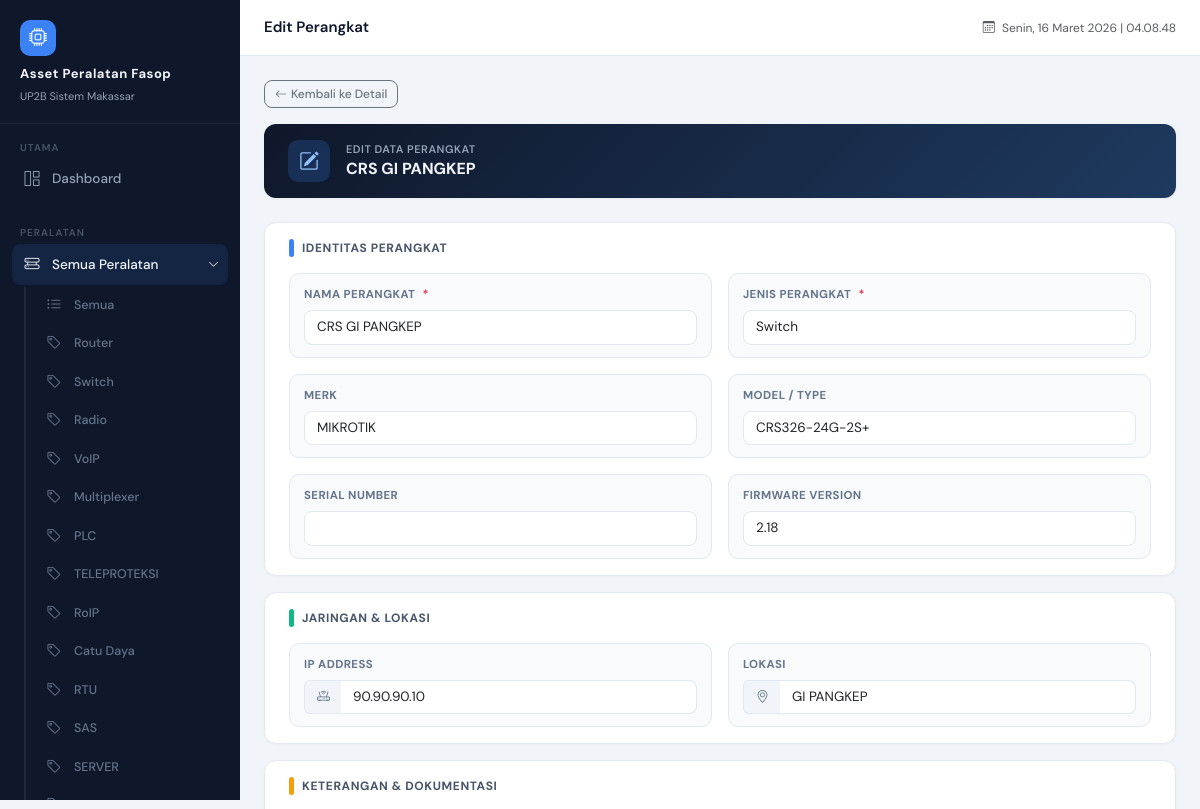
/edit/33/ (signed in, upper part), run on an earlier commit of the app's database.
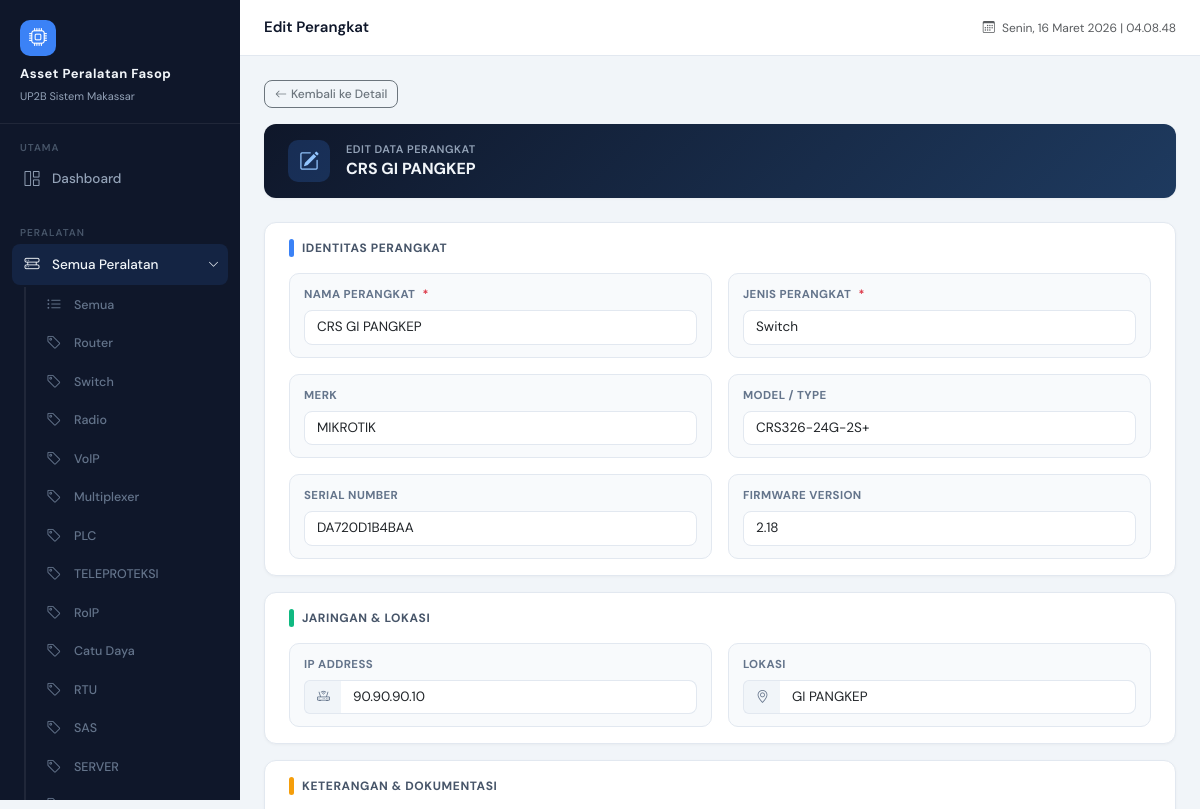
And on a later commit of the database.
### devices/models.py (models this page shows, shortened)
class Device(models.Model):
    nama = models.CharField(max_length=100)
    jenis = models.ForeignKey(
        DeviceType,
        on_delete=models.SET_NULL,
        null=True,
        blank=True
    )
    merk = models.CharField(max_length=100)
    type = models.CharField(max_length=100, blank=True, null=True)
    serial_number = models.CharField(max_length=100, blank=True, null=True)
    firmware_version = models.CharField(max_length=100, blank=True, null=True)
    ip_address = models.GenericIPAddressField(blank=True, null=True)
    lokasi = models.CharField(max_length=150)
    keterangan = models.TextField(blank=True, null=True)
    foto = models.ImageField(upload_to='device_photos/', blank=True, null=True)
    foto2 = models.ImageField(upload_to='device_photos/', blank=True, null=True, verbose_name='Foto 2')
    created_at = models.DateTimeField(auto_now_add=True)
    created_by = models.ForeignKey(
        User,
        on_delete=models.SET_NULL,
        null=True,
        blank=True,
        related_name='created_devices',
        verbose_name='Ditambahkan oleh'
    )
    deleted_by = models.ForeignKey(
        User,
        on_delete=models.SET_NULL,
        null=True,
        blank=True,
        related_name='deleted_devices'
    )
    is_deleted = models.BooleanField(default=False)
    spesifikasi = models.JSONField(blank=True, null=True, default=dict)  # ← tambahan

### devices/views.py (the view)
# urls.py: path('edit/<int:pk>/', views.device_update, name='device_edit'),
@login_required
def device_update(request, pk):
    device = get_object_or_404(Device, pk=pk)
    if request.method == 'POST':
        form = DeviceForm(request.POST, request.FILES, instance=device)
        if form.is_valid():
            dev = form.save(commit=False)
            spesifikasi_raw = request.POST.get('spesifikasi_json', '{}')
            try:
                dev.spesifikasi = json.loads(spesifikasi_raw)
            except (json.JSONDecodeError, ValueError):
                dev.spesifikasi = {}
            dev.save()
            return redirect('device_view', pk=device.pk)
    else:
        form = DeviceForm(instance=device)
    return render(request, 'devices/device_form.html', {
        'form': form,
        'is_edit': True,
        'device': device,
        'device_schema_json': json.dumps(DEVICE_SCHEMA),
        'existing_spesifikasi': json.dumps(device.spesifikasi or {}),
    })

### devices/forms.py (shortened to what this page needs)
class DeviceForm(forms.ModelForm):
    ip_address = forms.CharField(
        required=False,
        widget=forms.TextInput(attrs={'class': 'form-control', 'placeholder': 'Kosongkan jika tidak ada'}),
        label='IP Address',
    )
    class Meta:
        model = Device
        fields = '__all__'
        exclude = ['is_deleted', 'deleted_by']
    def __init__(self, *args, **kwargs):
        super().__init__(*args, **kwargs)
        for field in self.fields.values():
            field.widget.attrs.update({
                'class': 'form-control'
            })
            self.fields['foto'].widget.attrs.update({'class': 'form-control'})
            self.fields['foto2'].widget.attrs.update({'class': 'form-control'})

### devices/context_processors.py (called while the page is built)
def device_types(request):
    all_types = list(DeviceType.objects.all())
    def sort_key(dt):
        name_lower = dt.name.strip().lower()
        for i, ordered_name in enumerate(DEVICE_TYPE_ORDER):
            if ordered_name.lower() == name_lower:
                return i
        return len(DEVICE_TYPE_ORDER)  # yang tidak ada di list, taruh di bawah
    all_types.sort(key=sort_key)
    return {
        'navbar_device_types': all_types
    }

### devices/templates/devices/device_form.html (shortened to what the changed rows need)
{% extends 'base.html' %}
{% block content %}
<div class="card mb-4" style="background:linear-gradient(135deg,#0f172a 0%,#1e3a5f 100%);border:none;">
    <div class="card-body py-3 px-4">
        <div class="d-flex align-items-center gap-3">
            <div>
                <div style="font-size:11px;color:#94a3b8;font-weight:600;text-transform:uppercase;letter-spacing:0.5px;">
                    {% if is_edit %}Edit Data Perangkat{% else %}Perangkat Baru{% endif %}
                </div>
                <div style="font-size:16px;font-weight:700;color:#f1f5f9;">
                    {% if is_edit %}{{ device.nama }}{% else %}Tambah Perangkat ke Inventaris{% endif %}
                </div>
            </div>
        </div>
    </div>
</div>
<form method="post" enctype="multipart/form-data" id="device-form">
<div class="card mb-3">
    <div class="card-body px-4 py-3">
        <div class="row g-3">
            <div class="col-md-6">
                <div class="field-card">
                    <label class="field-label">Nama Perangkat <span class="text-danger ms-1">*</span></label>
                    {{ form.nama }}
                </div>
            </div>
            <div class="col-md-6">
                <div class="field-card">
                    <label class="field-label">Jenis Perangkat <span class="text-danger ms-1">*</span></label>
                    {{ form.jenis }}
                </div>
            </div>
            <div class="col-md-6">
                <div class="field-card">
                    <label class="field-label">Merk</label>
                    {{ form.merk }}
                </div>
            </div>
            <div class="col-md-6">
                <div class="field-card">
                    <label class="field-label">Model / Type</label>
                    {{ form.type }}
                </div>
            </div>
            <div class="col-md-6">
                <div class="field-card">
                    <label class="field-label">Serial Number</label>
                    {{ form.serial_number }}
                </div>
            </div>
            <div class="col-md-6">
                <div class="field-card">
                    <label class="field-label">Firmware Version</label>
                    {{ form.firmware_version }}
                </div>
            </div>
        </div>
    </div>
</div>
<div class="card mb-3">
    <div class="card-body px-4 py-3">
        <div class="row g-3">
            <div class="col-md-6">
                <div class="field-card">
                    <div class="input-group">
                        <span class="input-group-text field-addon"><i class="bi bi-router"></i></span>
                        {{ form.ip_address }}
                    </div>
                </div>
            </div>
            <div class="col-md-6">
                <div class="field-card">
                    <div class="input-group">
                        <span class="input-group-text field-addon"><i class="bi bi-geo-alt"></i></span>
                        {{ form.lokasi }}
                    </div>
                </div>
            </div>
        </div>
    </div>
</div>
</form>
{% endblock %}

What changed in the data, as far as the page shows it:
changed Device "CRS GI PANGKEP": serial_number (not shown) → "DA720D1B4BAA"
